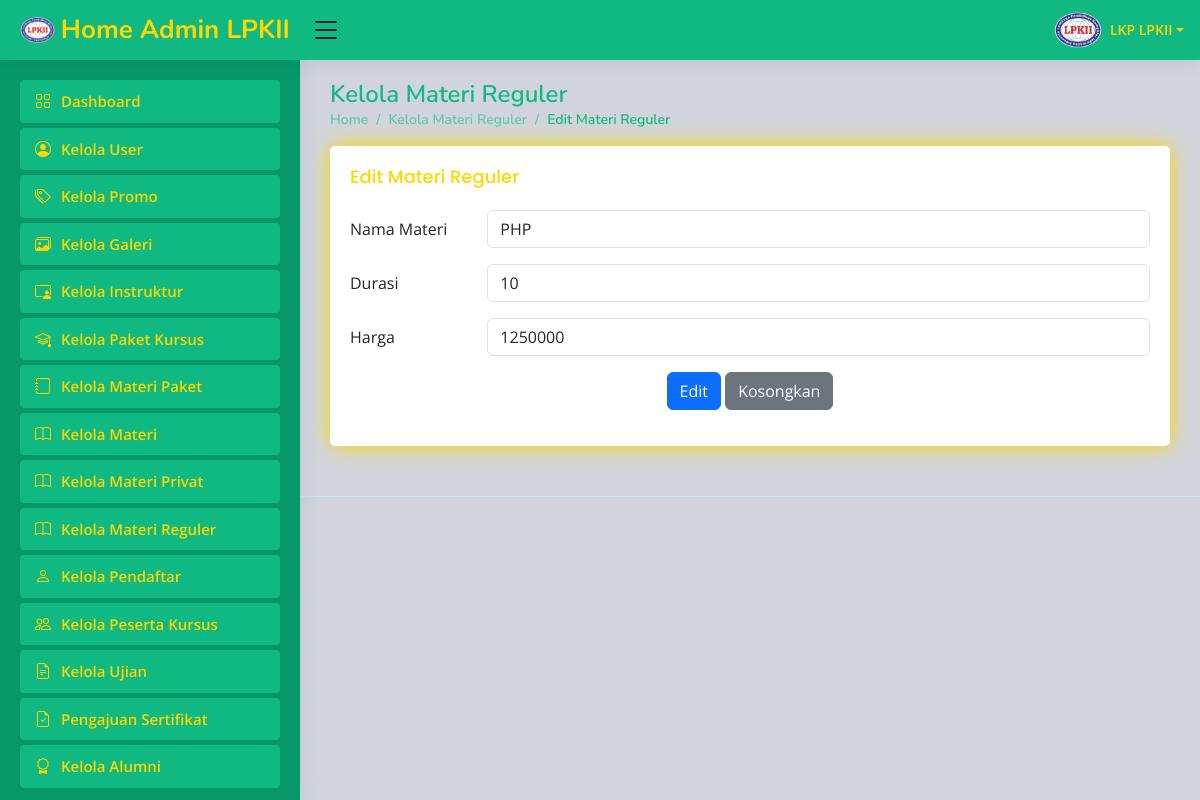
The page /dashboard.php?url=edit_materi_reguler&id_daftar_materi_reguler=20 (signed in) on the database its author committed.
### tables this page shows
CREATE TABLE `daftar_materi_reguler` (
  `id_daftar_materi_reguler` int(11) NOT NULL,
  `nama_materi` varchar(50) NOT NULL,
  `durasi` int(11) NOT NULL,
  `harga` varchar(20) NOT NULL
);

### edit_materi_reguler.php (the view, shortened to what this page needs)
<?php
include 'koneksi.php';
$id_daftar_materi_reguler = $_GET['id_daftar_materi_reguler'];
$result = mysqli_query($koneksi, "SELECT * FROM daftar_materi_reguler WHERE id_daftar_materi_reguler='$id_daftar_materi_reguler'");
$data = mysqli_fetch_assoc($result);
?>
<div class="pagetitle">
    <h1>Kelola Materi Reguler</h1>
    <nav>
        <ol class="breadcrumb">
            <li class="breadcrumb-item"><a href="dashboard.php">Home</a></li>
            <li class="breadcrumb-item"><a href="dashboard.php?url=kelola_materi_reguler.php">Kelola Materi Reguler</a></li>
            <li class="breadcrumb-item active">Edit Materi Reguler</li>
        </ol>
    </nav>
</div>
<div class="card">
    <div class="card-body">
        <h5 class="card-title">Edit Materi Reguler</h5>
<form method="post" action="simpan_materi_reguler.php">
    <div class="row mb-3">
        <label class="col-sm-2 col-form-label">Nama Materi</label>
        <div class="col-sm-10">
            <input type="text" class="form-control" name="nama_materi" value="<?= $data['nama_materi']; ?>">
        </div>
    </div>
    <div class="row mb-3">
        <label class="col-sm-2 col-form-label">Durasi</label>
        <div class="col-sm-10">
            <input type="text" class="form-control" name="durasi" value="<?= $data['durasi']; ?>">
        </div>
    </div>
    <div class="row mb-3">
        <label class="col-sm-2 col-form-label">Harga</label>
        <div class="col-sm-10">
            <input type="text" class="form-control" name="harga" value="<?= $data['harga']; ?>">
        </div>
    </div>
    <div class="text-center">
        <button type="submit" class="btn btn-primary">Edit</button>
        <button type="reset" class="btn btn-secondary">Kosongkan</button>
    </div>
</form>
    </div>
</div>

### assets/css/main2.css (style rules this page uses)
:root { scroll-behavior: smooth; }
body { font-family: "Open Sans", sans-serif; background: #D1D5DB; color: #111827; }
a { color: #FFD700; text-decoration: none; }
h1, h2, h3, h4, h5, h6 { font-family: "Nunito", sans-serif; }
.pagetitle { margin-bottom: 10px; }
.pagetitle h1 { font-size: 24px; margin-bottom: 0; font-weight: 600; color: #10B981; }
.card { margin-bottom: 30px; border: none; border-radius: 5px; box-shadow: 0px 0 20px #FFD700; }
.card-title { padding: 20px 0 15px 0; font-size: 18px; font-weight: 500; color: #FFD700; font-family: "Poppins", sans-serif; }
.card-body { padding: 0 20px 20px 20px; }
.breadcrumb { font-size: 14px; font-family: "Nunito", sans-serif; color: #10b9818c; font-weight: 600; }
.breadcrumb a { color: #10b9818c; transition: 0.3s; }
.breadcrumb .breadcrumb-item::before { color: #10b9818c; }
.breadcrumb .active { color: #10b981; font-weight: 600; }

### rows shown on the page
daftar_materi_reguler: nama_materi "PHP", durasi "10", harga "1250000"

### other values the page prints
$_SESSION['nama'] "LKP LPKII"
